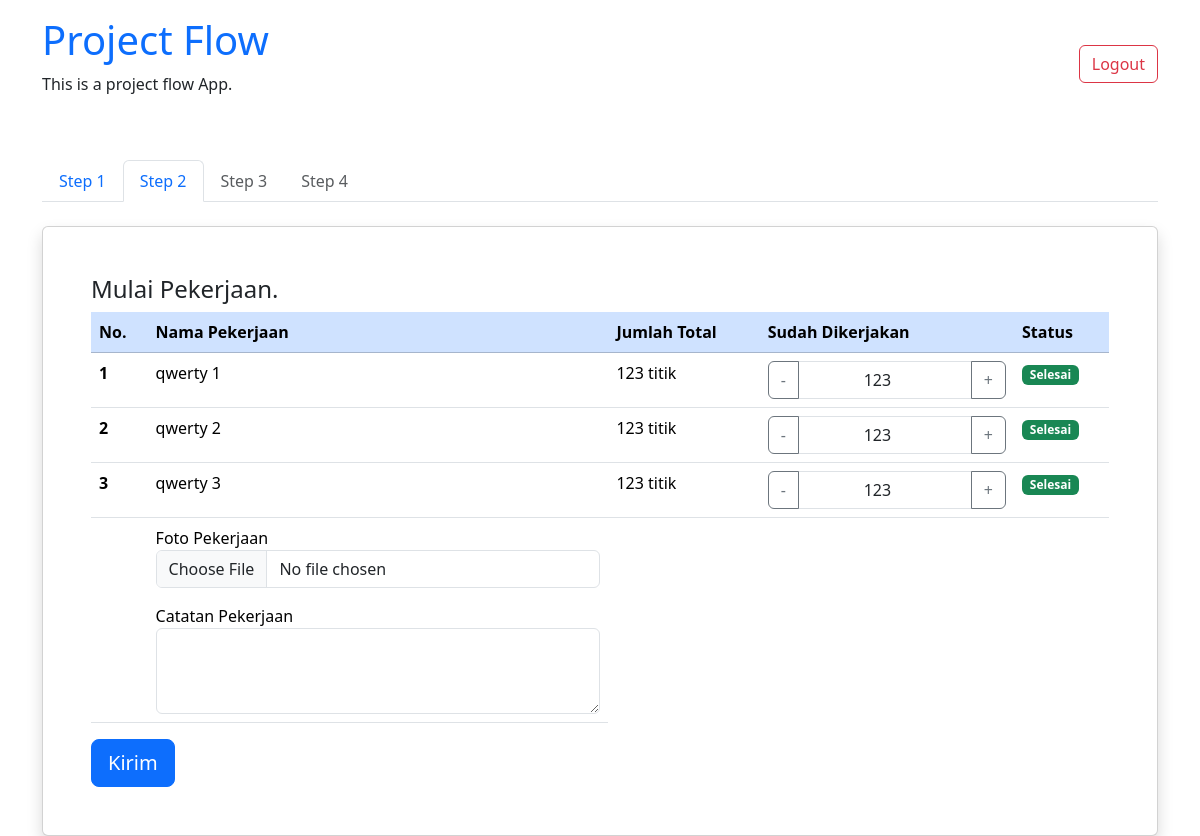
Screenshot of /step_two.php?project_id=3 (signed in) with the database file from the repository.
### tables this page shows
CREATE TABLE IF NOT EXISTS `pekerjaan` (
  `id` int NOT NULL AUTO_INCREMENT,
  `nama_pekerjaan` varchar(255) NOT NULL,
  `jumlah_total` int NOT NULL,
  `sudah_dikerjakan` int DEFAULT '0',
  `status` enum('Belum Dikerjakan','Sedang Dikerjakan','Selesai') NOT NULL,
  `project_id` int DEFAULT NULL,
  `row_status` int DEFAULT '1',
  `created_at` timestamp NULL DEFAULT CURRENT_TIMESTAMP,
  `updated_at` timestamp NULL DEFAULT CURRENT_TIMESTAMP ON UPDATE CURRENT_TIMESTAMP,
  PRIMARY KEY (`id`),
  KEY `project_id` (`project_id`),
  CONSTRAINT `pekerjaan_ibfk_1` FOREIGN KEY (`project_id`) REFERENCES `project` (`id`) ON DELETE CASCADE
);

### step_two.php (the view, shortened to what this page needs)
<?php
require 'admin/config_project.php';
$project_id = isset($_GET['project_id']) ? $_GET['project_id'] : null;
$stmt = $pdo->prepare("SELECT * FROM pekerjaan WHERE project_id = :project_id AND row_status = 1");
$stmt->execute(['project_id' => $project_id]);
$pekerjaan_list = $stmt->fetchAll();
$stmt = $pdo->prepare("SELECT * FROM project WHERE id = :project_id");
$stmt->execute(['project_id' => $project_id]);
$project = $stmt->fetch();
?>
<!doctype html>
<html lang="en">
  <head>
    <link href="https://cdn.jsdelivr.net/npm/bootstrap@5.3.3/dist/css/bootstrap.min.css" rel="stylesheet">
  </head>
  <body>
    <div class="container pt-3">
        <div class="w-100 d-flex justify-content-between align-items-center">
            <div>
                <h1 class="text-primary">Project Flow</h1>
                <p>This is a project flow App.</p>
            </div>
            <a href="logout.php" class="btn btn-outline-danger">Logout</a>
        </div>
        <ul class="nav mt-5 nav-tabs">
            <li class="nav-item">
                <a class="nav-link" aria-disabled="true" href="step_one.php?project_id=<?= $_GET['project_id']; ?>">Step 1</a>
            </li>
            <li class="nav-item">
                <a class="nav-link active text-primary" aria-current="page" href="#">Step 2</a>
            </li>
            <li class="nav-item">
                <a class="nav-link disabled" aria-disabled="true">Step 3</a>
            </li>
            <li class="nav-item">
                <a class="nav-link disabled" aria-disabled="true">Step 4</a>
            </li>
        </ul>
        <br>
        <div class="w-100 card shadow p-5">
        <h4>Mulai Pekerjaan.</h4>
        <form action="" method="POST" enctype="multipart/form-data">
        <div class="table-responsive">
            <table class="table">
                <thead class="table-primary">
                    <tr>
                    <th scope="col">No.</th>
                    <th scope="col">Nama Pekerjaan</th>
                    <th scope="col">Jumlah Total</th>
                    <th scope="col">Sudah Dikerjakan</th>
                    <th scope="col">Status</th>
                    </tr>
                </thead>
                <tbody>
                    <?php foreach ($pekerjaan_list as $index => $pekerjaan): ?>
                    <tr>
                        <th scope="row"><?= $index + 1 ?></th>
                        <td><?= htmlspecialchars($pekerjaan['nama_pekerjaan']) ?></td>
                        <td><?= htmlspecialchars($pekerjaan['jumlah_total']) ?> titik</td>
                        <td>
                            <div class="input-group">
                                <button type="button" class="btn btn-outline-secondary" onclick="decrement(<?= $pekerjaan['id'] ?>)">-</button>
                                <input type="number" name="sudah_dikerjakan[<?= $pekerjaan['id'] ?>]" id="sudah_dikerjakan_<?= $pekerjaan['id'] ?>" value="<?= htmlspecialchars($pekerjaan['sudah_dikerjakan']) ?>" class="form-control text-center" min="0" max="<?= $pekerjaan['jumlah_total'] ?>">
                                <button type="button" class="btn btn-outline-secondary" onclick="increment(<?= $pekerjaan['id'] ?>)">+</button>
                            </div>
                        </td>
                        <td>
                            <?php if ($pekerjaan['status'] == 'Selesai'): ?>
                                <span class="badge bg-success">Selesai</span>
                            <?php else: ?>
                                <span class="badge bg-danger">Belum Terpenuhi</span>
                            <?php endif; ?>
                        </td>
                    </tr>
                    <?php endforeach; ?>
                    <tr>
                        <td class="text-end"></td>
                        <td>
                            <label>Foto Pekerjaan</label>
                            <input name="foto_pekerjaan" id="foto_pekerjaan" type="file" class="form-control mb-3">
                            <label>Catatan Pekerjaan</label>
                            <textarea class="form-control" name="catatan_pekerjaan" id="catatan_pekerjaan" rows="3"><?= $project['catatan_pekerjaan']; ?></textarea>
                        </td>
                    </tr>
                </tbody>
            </table>
        </div>
        <button class="btn btn-lg btn-primary">Kirim</button>
        </form>
        </div>
    </div>
  </body>
</html>

### rows the page displays
pekerjaan: nama_pekerjaan "qwerty 1", jumlah_total "123", sudah_dikerjakan+jumlah_total "123", status "Selesai"
pekerjaan: nama_pekerjaan "qwerty 2", jumlah_total "123", sudah_dikerjakan+jumlah_total "123", status "Selesai"
pekerjaan: nama_pekerjaan "qwerty 3", jumlah_total "123", sudah_dikerjakan+jumlah_total "123", status "Selesai"
